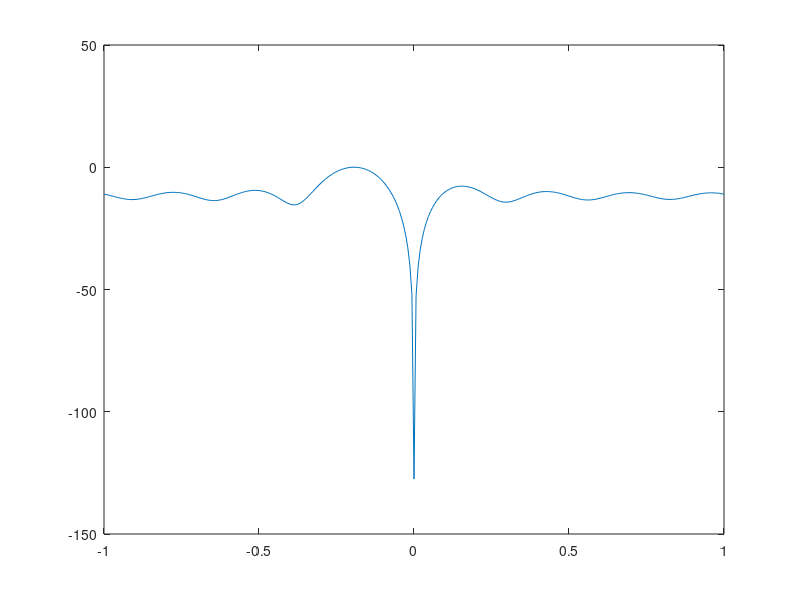

Write MATLAB code to recreate this figure.
clear all; 
close all; 

p = 8; % no of sensors
Ninit = p; 
Nsnaps = 300; % No of iterations
Ndata = Ninit + Nsnaps;  % Total data
mean_v = 0; 
var_v = 1; 
TNRdB = 10; % Target to noise ratio
INRdB = 40; % interferer to noise ratio
numst = 301;  % spatial resolution
sin_theta = [-0.2, 0]; % T and I location
phi = pi.*sin_theta; % electrical angle of T and I
A = sqrt(var_v)*10.^([TNRdB, INRdB]./20); % weighting for T and I
e = exp(-j*[1:(p-1)]'*phi(1)); % steering vector in look direction

sig_x = A(1)*exp(j*[1:p]*phi(1)); % input signal weighting and direction by sensor
for i=1:Ndata,
    v_tmp = sqrt(var_v/2) * randn(2,p)+mean_v; % noise temp
    v = v_tmp(1,:)+j*v_tmp(2,:);    
    Psi = 2*pi*rand; 
    Xi(i,:) = sig_x + A(2)*exp(j*[1:p]*phi(2)+Psi)+v; % observation  
end

g = 1; % unity gain
d = g*Xi;   % desired signal
u = diag(Xi(:,1))*(ones(Ndata,1)*e.')-Xi(:,2:p); % 
mu = 1e-10;

% [W,xp] = lms(u,d,mu);
N = min(size(u,1), size(d,1));
Nin = size(u,2);
Nout = size(d,2);
w = zeros(Nout,Nin);
W = [];
for n = 1:N
    W = [W;w];
    xp(n,:) = u(n,:)*w'; % prediction of next sampel
    ee(n,:) = d(n,:)-xp(n,:); % prediction of error
    w = w + mu*ee(n,:)' * u(n,:); % adapt weight matrix
end

W0 = g-W*conj(e);
W = [W0,W];

WH = conj(W(Ndata,:)); % use last weight vector
st = linspace(-1,1,numst); % set up sinetheta space
est = exp(-j*pi*[0:(p-1)]'*st); % steering matrix
P = 20*log10(abs(WH*est).^2); % compute response to differennt steering vectors

R = (Xi'*Xi)/Ndata; % Correlation matrix from generated data
R_inv = inv(R);

for i = 1:numst
    s = exp(-j*pi*[0:(p-1)]'*st(i));
    P_MVDR(i) = abs(1/(s'*R_inv*s));
end
P_MVDR = 20*log10(P_MVDR./max(P_MVDR));

figure; plot(st,P)
